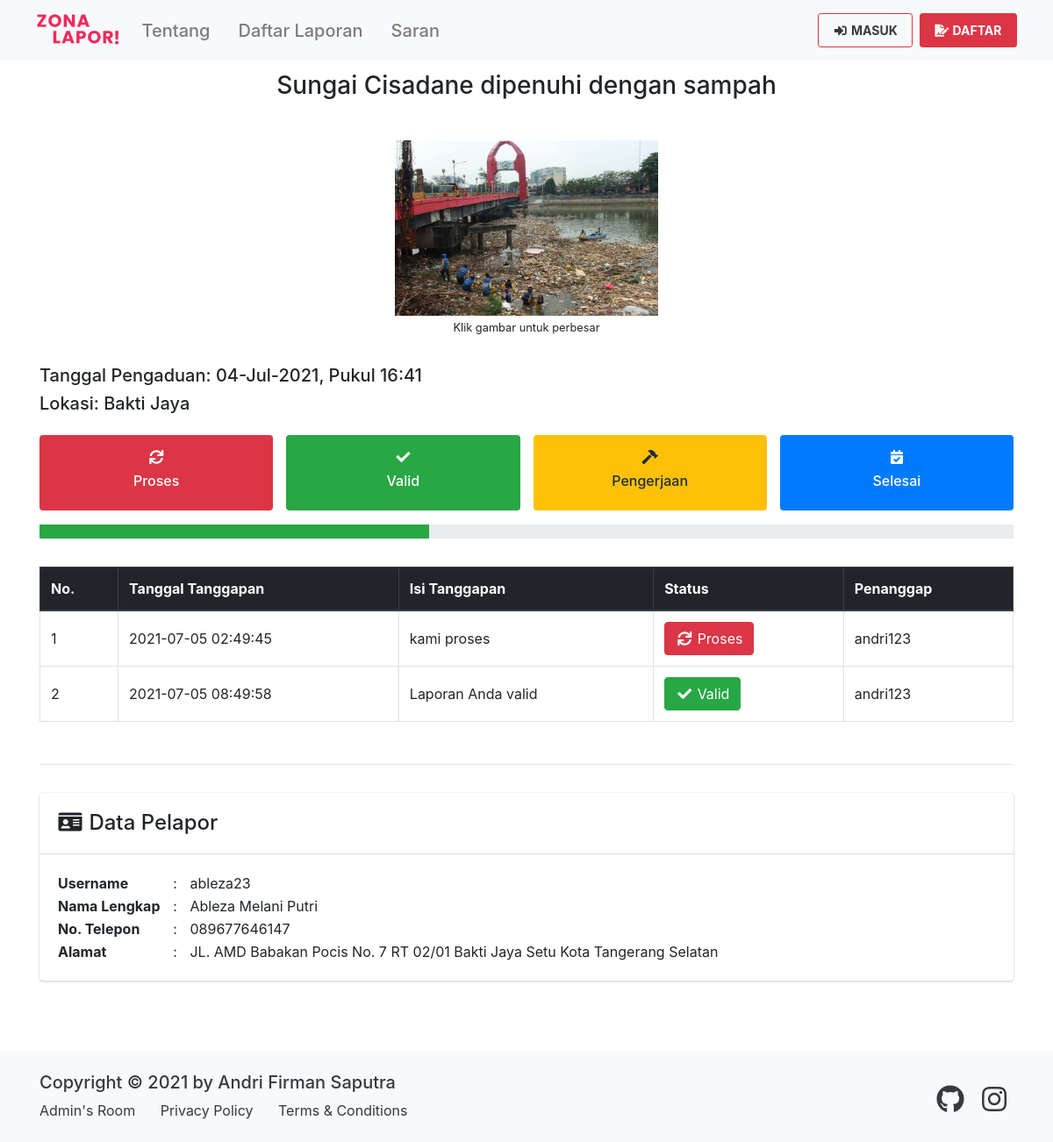
Before: /landing/detailPengaduan/3 with the older database file.
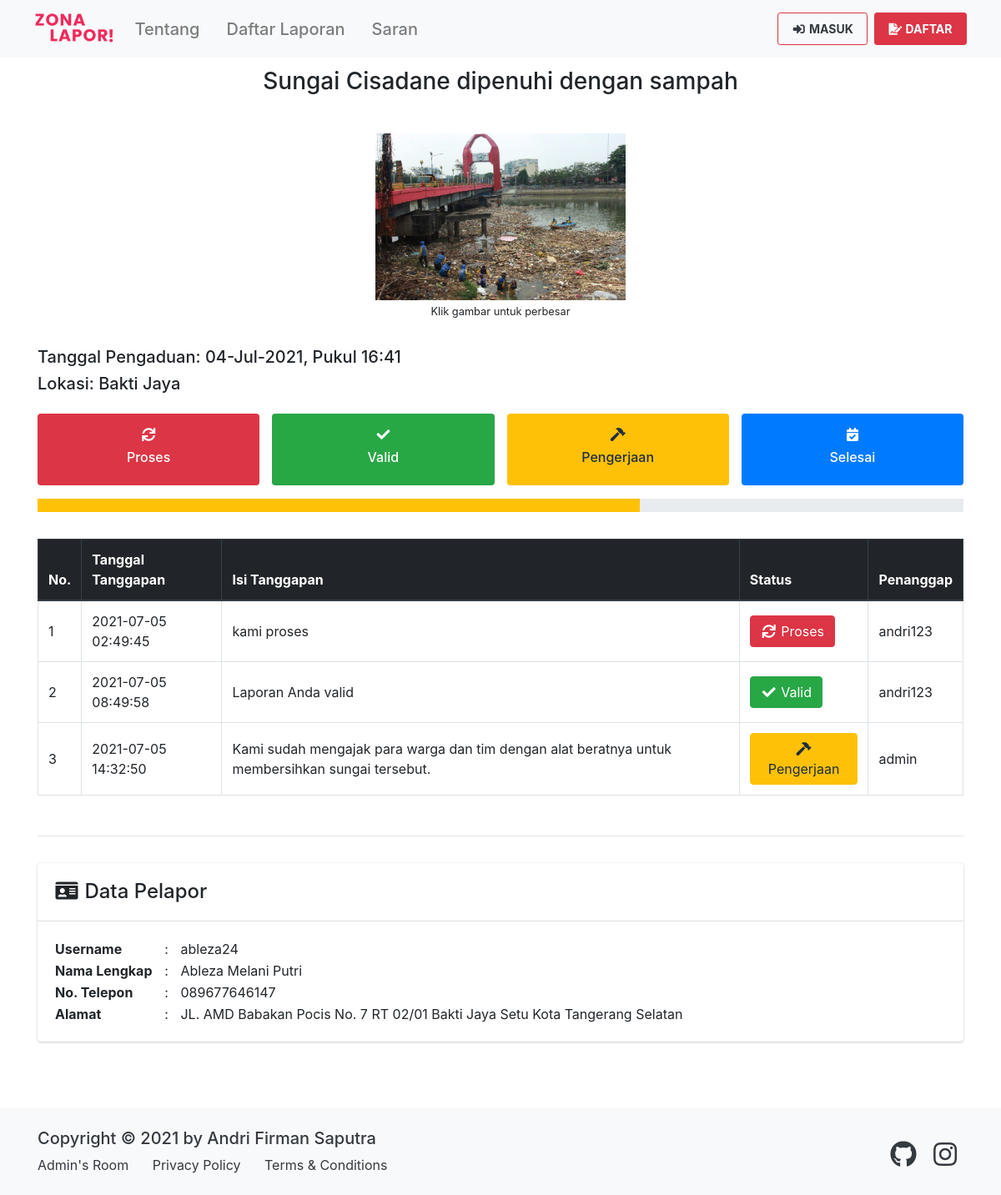
After: the same page with the newer database file.
### tables this page shows
CREATE TABLE `pengaduan` (
  `id_pengaduan` int(11) NOT NULL,
  `isi_laporan` text NOT NULL,
  `tgl_pengaduan` datetime NOT NULL,
  `foto` text DEFAULT 'default.png',
  `id_masyarakat` int(11) NOT NULL,
  `id_kelurahan` int(11) NOT NULL
);

CREATE TABLE `kelurahan` (
  `id_kelurahan` int(11) NOT NULL,
  `kelurahan` varchar(100) NOT NULL,
  `id_kecamatan` int(11) NOT NULL
);

CREATE TABLE `tanggapan` (
  `id_tanggapan` int(11) NOT NULL,
  `isi_tanggapan` text NOT NULL,
  `tgl_tanggapan` datetime NOT NULL,
  `status_tanggapan` enum('proses','valid','pengerjaan','selesai','tidak_valid') NOT NULL,
  `id_pengaduan` int(11) NOT NULL,
  `id_user` int(11) NOT NULL
);

CREATE TABLE `user` (
  `id_user` int(11) NOT NULL,
  `nama` varchar(100) NOT NULL,
  `username` varchar(100) NOT NULL,
  `password` varchar(255) NOT NULL,
  `no_telepon` varchar(20) NOT NULL,
  `jabatan` enum('administrator','operator') NOT NULL
);

CREATE TABLE `masyarakat` (
  `id_masyarakat` int(11) NOT NULL,
  `nama` varchar(100) NOT NULL,
  `username` varchar(100) NOT NULL,
  `password` varchar(255) NOT NULL,
  `no_telepon` varchar(20) NOT NULL,
  `alamat` text NOT NULL
);

### application/controllers/Landing.php (called while the page is built, shortened)
<?php
class Landing extends CI_Controller
{
	public function __construct()
	{
		$this->load->model('Pengaduan_model', 'pemo');
		$this->load->model('Landing_model', 'lamo');
		$this->load->model('Tanggapan_model', 'tamo');
	}
	public function detailPengaduan($id_pengaduan = 0)
	{
		$data['id_pengaduan'] 	= $id_pengaduan;
		$data['pengaduan']		= $this->pemo->getPengaduanById($id_pengaduan);
		$data['title']  		= 'Detail Pengaduan - ' . $data['pengaduan']['isi_laporan'];
		$data['tanggapan']		= $this->tamo->getTanggapanByIdPengaduan($id_pengaduan);
		$this->load->view('templates/header', $data);
		$this->load->view('landing/detail_pengaduan', $data);
		$this->load->view('templates/footer', $data);
	}
}

### index.php (called while the page is built, shortened)
<?php
require_once BASEPATH.'core/CodeIgniter.php';

### application/models/Pengaduan_model.php (called while the page is built, shortened)
<?php
class Pengaduan_model extends CI_Model
{
	public function getPengaduanById($id_pengaduan)
	{
		$this->db->join('masyarakat', 'pengaduan.id_masyarakat=masyarakat.id_masyarakat');
		$this->db->join('kelurahan', 'pengaduan.id_kelurahan=kelurahan.id_kelurahan');
		return $this->db->get_where('pengaduan', ['id_pengaduan' => $id_pengaduan])->row_array();
	}
}

### application/models/Tanggapan_model.php (called while the page is built, shortened)
<?php
class Tanggapan_model extends CI_Model
{
	public function getTanggapanByIdPengaduan($id_pengaduan)
	{
		$this->db->join('user', 'tanggapan.id_user=user.id_user');
		$this->db->join('pengaduan', 'tanggapan.id_pengaduan=pengaduan.id_pengaduan');
		$this->db->order_by('id_tanggapan', 'asc');
		return $this->db->get_where('tanggapan', ['pengaduan.id_pengaduan' => $id_pengaduan])->result_array();
	}
}

### application/views/landing/detail_pengaduan.php (the view, shortened to what this page needs)
<?php
	$num_rows = $this->db->get_where('tanggapan', ['id_pengaduan' => $this->uri->segment(3)])->num_rows();
 ?>
<header>
	<nav class="navbar navbar-expand-lg navbar-light bg-light fixed-top">
	  <div class="container">
	    <a class="navbar-brand" href="<?= base_url(); ?>">
	      <img src="<?= base_url('assets/img/img_properties/favicon-text.png'); ?>" class="d-inline-block align-top img-fluid img-w-100">
	    </a>
	    <div class="collapse navbar-collapse" id="navbarNavAltMarkup">
	      <div class="navbar-nav">
	        <a class="nav-link page-scroll" href="<?= base_url('landing/'); ?>#tentang"><h5 class="my-auto">Tentang</h5></a>
	        <a class="nav-link page-scroll" href="<?= base_url('landing/'); ?>#daftar_laporan"><h5 class="my-auto">Daftar Laporan</h5></a>
	        <a class="nav-link page-scroll" href="<?= base_url('landing/'); ?>#saran"><h5 class="my-auto">Saran</h5></a>
	      </div>
	      <div class="navbar-nav ml-auto">
	        <a class="nav-link btn btn-sm font-weight-bold m-1 btn-login" href="<?= base_url('landing/masuk'); ?>"><i class="fas fa-fw fa-sign-in-alt"></i> MASUK</a>
	        <a class="nav-link btn btn-sm font-weight-bold m-1 btn-danger text-white" href="<?= base_url('landing/daftar'); ?>"><i class="fas fa-fw fa-file-signature"></i> DAFTAR</a>
	      </div>
	    </div>
	  </div>
	</nav>
</header>
<main class="flex-shrink-0">
	<div class="container mb-5">
		<div class="row justify-content-center py-3">
			<div class="col-lg header-title">
				<h3 class="text-center"><?= $pengaduan['isi_laporan']; ?></h3>
			</div>
		</div>
		<div class="row text-center py-3">
			<div class="col-lg">
				<a href="<?= base_url('assets/img/img_pengaduan/') . $pengaduan['foto']; ?>" class="enlarge">
					<img src="<?= base_url('assets/img/img_pengaduan/') . $pengaduan['foto']; ?>" class="img-fluid img-hm-200" alt="<?= $pengaduan['foto']; ?>">
				</a><br>
				<small>Klik gambar untuk perbesar</small>
			</div>
		</div>
		<div class="row my-3">
			<div class="col-lg">
				<h5>Tanggal Pengaduan: <?= date('d-M-Y, \P\u\k\u\l H:i', strtotime($pengaduan['tgl_pengaduan'])); ?></h5>
				<h5>Lokasi: <?= $pengaduan['kelurahan']; ?></h5>
			</div>
		</div>
		<?php if ($num_rows > 0 && $tanggapan[$num_rows-1]['status_tanggapan'] != 'tidak_valid'): ?>
			<div class="row my-2">
				<div class="col-3">
					<div class="text-center bg-danger py-3 rounded text-white">
						<h6><i class="fas fa-fw fa-sync"></i></h6>
						<h6>Proses</h6>
					</div>
				</div>
				<div class="col-3">
					<div class="text-center bg-success py-3 rounded text-white">
						<h6><i class="fas fa-fw fa-check"></i></h6>
						<h6>Valid</h6>
					</div>
				</div>
				<div class="col-3">
					<div class="text-center bg-warning py-3 rounded text-white">
						<h6><i class="fas fa-fw fa-hammer"></i></h6>
						<h6>Pengerjaan</h6>
					</div>
				</div>
				<div class="col-3">
					<div class="text-center bg-primary py-3 rounded text-white">
						<h6><i class="fas fa-fw fa-calendar-check"></i></h6>
						<h6>Selesai</h6>
					</div>
				</div>
			</div>
		<?php endif ?>
		<div class="row my-3">
			<div class="col">
				<?php if ($num_rows != 0): ?>
					<?php if ($tanggapan[$num_rows-1]['status_tanggapan'] == 'proses'): ?>
						<div class="progress">
						  <div class="progress-bar bg-danger" role="progressbar" style="width: 15%" aria-valuenow="15" aria-valuemin="0" aria-valuemax="15"></div>
						</div>
					<?php elseif ($tanggapan[$num_rows-1]['status_tanggapan'] == 'valid'): ?>
						<div class="progress">
						  <div class="progress-bar bg-success" role="progressbar" style="width: 40%" aria-valuenow="40" aria-valuemin="0" aria-valuemax="40"></div>
						</div>
					<?php elseif ($tanggapan[$num_rows-1]['status_tanggapan'] == 'pengerjaan'): ?>
						<div class="progress">
						  <div class="progress-bar bg-warning" role="progressbar" style="width: 65%" aria-valuenow="65" aria-valuemin="0" aria-valuemax="65"></div>
						</div>
					<?php elseif ($tanggapan[$num_rows-1]['status_tanggapan'] == 'selesai'): ?>
						<div class="progress">
						  <div class="progress-bar bg-primary" role="progressbar" style="width: 100%" aria-valuenow="100" aria-valuemin="0" aria-valuemax="100"></div>
						</div>
					<?php endif ?>
				<?php endif ?>
			</div>
		</div>
		<div class="row py-3">
			<div class="col-lg">
				<div class="table-responsive">
					<table class="table table-bordered">
						<thead class="thead-dark">
							<tr>
								<th>No.</th>
								<th>Tanggal Tanggapan</th>
								<th>Isi Tanggapan</th>
								<th>Status</th>
								<th>Penanggap</th>
							</tr>
						</thead>
						<tbody>
							<?php $i = 1; ?>
							<?php foreach ($tanggapan as $dt): ?>
								<tr>
									<td class="align-middle"><?= $i++; ?></td>
									<td class="align-middle"><?= $dt['tgl_tanggapan']; ?></td>
									<td class="align-middle"><?= $dt['isi_tanggapan']; ?></td>
									<?php
										$status = explode('_', $dt['status_tanggapan']);
										$status = implode(' ', $status);
										$status = ucwords(strtolower($status));
									?>
									<td class="align-middle">
										<?php if ($dt['status_tanggapan'] == 'proses'): ?>
											<button class="align-middle text-center btn btn-danger"><i class="fas fa-fw fa-sync"></i> <?= $status; ?></button>
										<?php elseif ($dt['status_tanggapan'] == 'valid'): ?>
											<button class="align-middle text-center btn btn-success"><i class="fas fa-fw fa-check"></i> <?= $status; ?></button>
										<?php elseif ($dt['status_tanggapan'] == 'pengerjaan'): ?>
											<button class="align-middle text-center btn btn-warning"><i class="fas fa-fw fa-hammer"></i> <?= $status; ?></button>
										<?php elseif ($dt['status_tanggapan'] == 'selesai'): ?>
											<button class="align-middle text-center btn btn-primary"><i class="fas fa-fw fa-check-double"></i> <?= $status; ?></button>
										<?php elseif ($dt['status_tanggapan'] == 'tidak_valid'): ?>
											<button class="align-middle text-center btn btn-secondary"><i class="fas fa-fw fa-times"></i> <?= $status; ?></button>
										<?php endif ?>
									</td>
									<td class="align-middle"><?= $dt['username']; ?></td>
							<?php endforeach ?>
						</tbody>
					</table>
				</div>
			</div>
		</div>
		<hr>
		<div class="row py-3">
			<div class="col-lg">
				<div class="card">
					<div class="card-header mt-2">
						<h4><i class="fas fa-fw fa-id-card"></i> Data Pelapor</h4>
					</div>
					<div class="card-body">
						<table>
							<tr>
								<th>Username</th>
								<td style="width: 2rem; text-align: center;"> : </td>
								<td><?= $pengaduan['username']; ?></td>
							</tr>
							<tr>
								<th>Nama Lengkap</th>
								<td style="width: 2rem; text-align: center;"> : </td>
								<td><?= $pengaduan['nama']; ?></td>
							</tr>
							<tr>
								<th>No. Telepon</th>
								<td style="width: 2rem; text-align: center;"> : </td>
								<td><?= $pengaduan['no_telepon']; ?></td>
							</tr>
							<tr>
								<th>Alamat</th>
								<td style="width: 2rem; text-align: center;"> : </td>
								<td><?= $pengaduan['alamat']; ?></td>
							</tr>
						</table>
					</div>
				</div>
			</div>
		</div>
	</div>
</main>

### application/views/templates/header.php (shortened to what this page needs)
<!DOCTYPE html>
<html lang="en" class="h-100" id="page-top">
<head>
  <?php include 'include/css.php'; ?>
</head>
<body class="d-flex flex-column h-100">

### application/views/templates/include/css.php (shortened to what this page needs)
<link rel="stylesheet" href="<?= base_url('assets/vendor/bootstrap/css/bootstrap.min.css'); ?>">
<link rel="stylesheet" href="<?= base_url('assets/vendor/fontawesome/css/all.min.css'); ?>">
<link rel="stylesheet" href="<?= base_url('assets/vendor/adminlte/css/adminlte.min.css'); ?>">
<link rel="stylesheet" href="<?= base_url('assets/vendor/overlayScrollbars/css/OverlayScrollbars.min.css'); ?>">
<link rel="stylesheet" href="<?= base_url('assets/vendor/datatables/css/dataTables.bootstrap4.min.css'); ?>">
<link rel="stylesheet" href="<?= base_url('assets/vendor/fancybox/css/jquery.fancybox.min.css'); ?>">
<link rel="stylesheet" href="<?= base_url('assets/css/zona_lapor.css'); ?>">

### application/views/templates/footer.php (shortened to what this page needs)
	<footer class="footer mt-auto bg-light">
		<div class="container">
			<div class="row my-4">
				<div class="col-lg footer-copyright my-auto">
					<h5 class="text-dark">Copyright &copy; 2021 by Andri Firman Saputra</h5>
					<a class="text-decoration-none text-dark mr-2" href="<?= base_url('admin'); ?>">Admin's Room</a>
					<a class="text-decoration-none text-dark mx-3" href="<?= base_url('landing/privacyPolicy'); ?>">Privacy Policy</a>
					<a class="text-decoration-none text-dark ml-2" href="<?= base_url('landing/termsAndConditions'); ?>">Terms & Conditions</a>
				</div>
				<div class="col-lg footer-sosial-media pt-2 my-auto">
					<a class="text-decoration-none mx-2 text-dark" target="_blank" href="https://github.com/hako-975"><i class="fab fa-2x fa-github"></i></a>
					<a class="text-decoration-none mx-2 text-dark" target="_blank" href="https://instagram.com/andri_firman_975"><i class="fab fa-2x fa-instagram"></i></a>
				</div>
			</div>
		</div>
	</footer>
</body>
</html>

### assets/css/zona_lapor.css (style rules this page uses)
main > .container { padding: 60px 15px 0; }
.footer { background-color: #f5f5f5; }
.footer > .container { padding-right: 15px; padding-left: 15px; }
.header-title { margin: 5px 0; text-align: center; }
@media (min-width: 992px) { .header-title { margin: 5px 0; text-align: left; } }
.img-w-100 { width: 100px !important; }
.img-hm-200 { max-height: 200px !important; }
.footer-copyright { margin: 10px 0; text-align: left; }
.footer-sosial-media { margin: 10px 0; text-align: left; }
@media (min-width: 992px) { .footer-copyright { margin: 10px 0; text-align: left; } }
@media (min-width: 992px) { .footer-sosial-media { margin: 10px 0; text-align: right; } }
.btn-login { background: transparent !important; border: 1px solid #DC3545; color: #343a40 !important; }

Changed rows visible on the page:
changed through a linked row, pengaduan "Sungai Cisadane dipenuhi dengan sampah": id_masyarakat.username "ableza23" → "ableza24"
added tanggapan: tgl_tanggapan "2021-07-05 14:32:50", isi_tanggapan "Kami sudah mengajak para warga dan tim dengan alat beratnya untuk membersihkan sungai tersebut.", status_tanggapan "Pengerjaan", id_user.username "admin"
